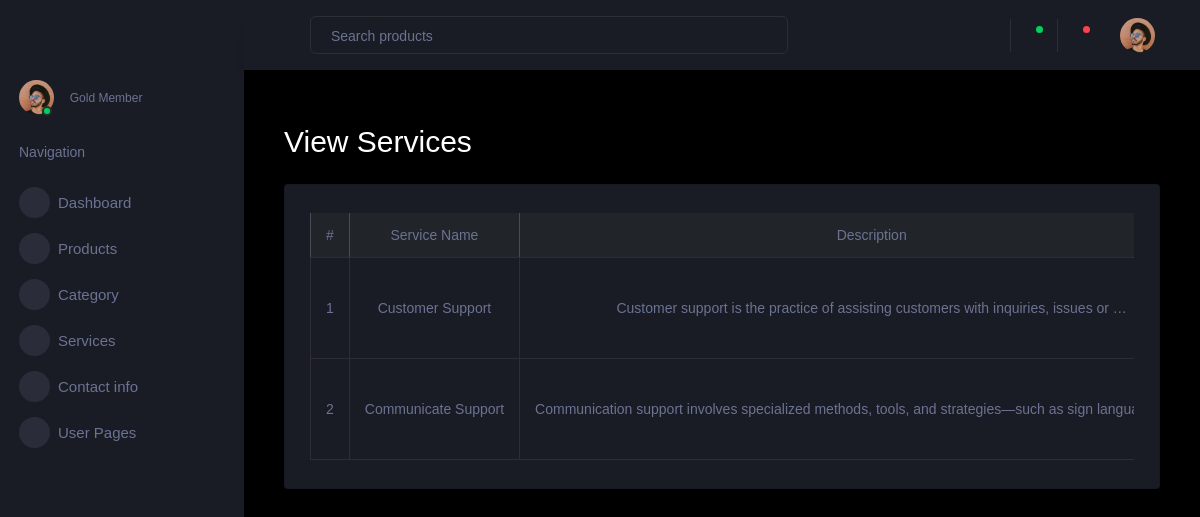
The app's page /store/view_services/, older data.
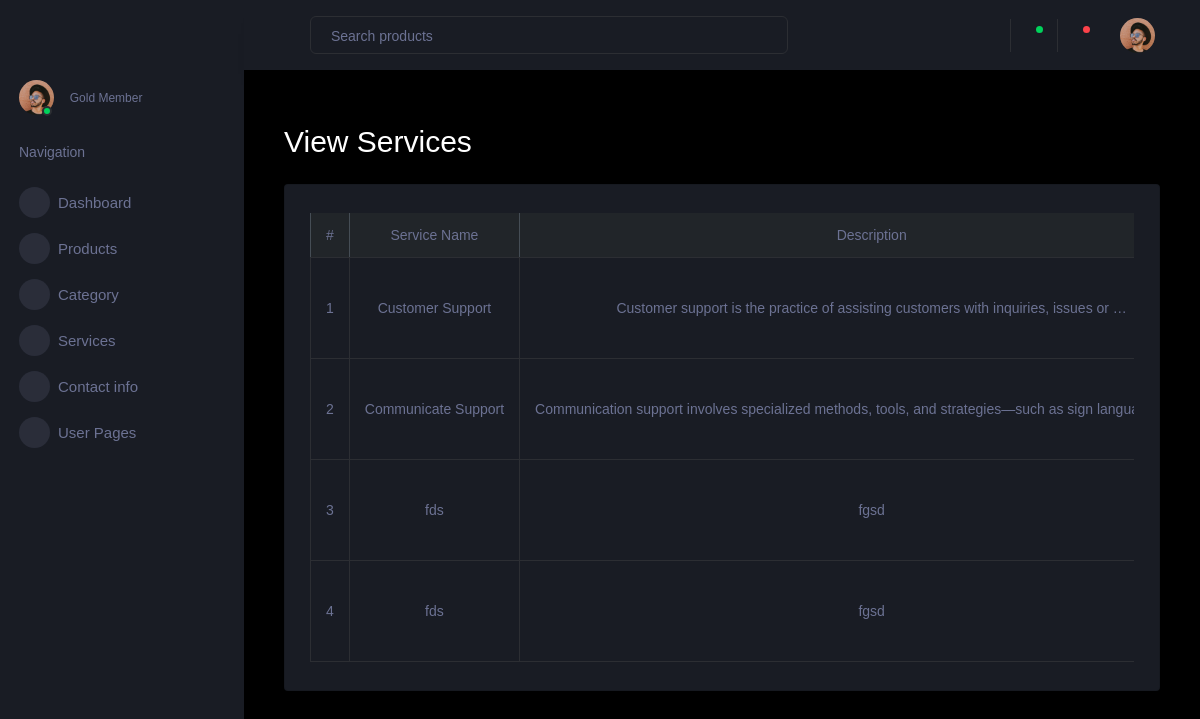
The same page, newer data.
### Adminapp/models.py (models this page shows, shortened)
class serviceDb(models.Model):
    ServiceName=models.CharField(max_length=100)
    Description=models.TextField()
    ServiceImage=models.ImageField(upload_to="services")

### Adminapp/views.py (the view)
# urls.py: path('view_services/',views.view_services,name='view_services'),
def view_services(request):
    services=serviceDb.objects.all()
    return render(request,'view_services.html',{"services":services})

### Adminapp/templates/view_services.html (shortened to what this page needs)
{% extends "dashboard.html" %}
{% block content %}
<div class="container-fluid mt-4">
    <h2 class="mb-4 fw-bold">View Services</h2>
    <div class="card shadow-sm">
        <div class="card-body">
            <div class="table-responsive">
                <table class="table table-bordered table-hover align-middle text-center">
                    <thead class="table-dark">
                        <tr>
                            <th>#</th>
                            <th>Service Name</th>
                            <th>Description</th>
                        </tr>
                    </thead>
                    <tbody>
                        {% for service in services %}
                        <tr>
                            <td>{{ forloop.counter }}</td>
                            <td class="fw-semibold">{{ service.ServiceName }}</td>
                            <td>{{ service.Description|truncatewords:12 }}</td>
                        </tr>
                        {% empty %}
                        <tr>
                            <td colspan="4" class="text-muted">No services found</td>
                        </tr>
                        {% endfor %}
                    </tbody>
                </table>
            </div>
        </div>
    </div>
</div>
{% endblock %}

### Adminapp/templates/dashboard.html (shortened to what this page needs)
{% load static %}
<!DOCTYPE html>
<html lang="en">
  <head>
    <link rel="stylesheet" href="{% static 'assets/vendors/mdi/css/materialdesignicons.min.css' %}">
    <link rel="stylesheet" href="{% static 'assets/vendors/css/vendor.bundle.base.css' %}">
    <link rel="stylesheet" href="{% static 'assets/vendors/jvectormap/jquery-jvectormap.css' %}">
    <link rel="stylesheet" href="{% static 'assets/vendors/flag-icon-css/css/flag-icon.min.css' %}">
    <link rel="stylesheet" href="{% static 'assets/vendors/owl-carousel-2/owl.carousel.min.css' %}">
    <link rel="stylesheet" href="{% static 'assets/vendors/owl-carousel-2/owl.theme.default.min.css' %}">
    <link rel="stylesheet" href="{% static 'assets/css/style.css' %}">
  </head>
  <body>
    <div class="container-scroller">
      <nav class="sidebar sidebar-offcanvas" id="sidebar">
        <ul class="nav">
          <li class="nav-item profile">
            <div class="profile-desc">
              <div class="profile-pic">
                <div class="count-indicator">
                  <img class="img-xs rounded-circle " src="{% static 'assets/images/faces/face15.jpg' %}" alt="">
                  <span class="count bg-success"></span>
                </div>
                <div class="profile-name">
                  <span>Gold Member</span>
                </div>
              </div>
              <a href="#" id="profile-dropdown" data-toggle="dropdown"><i class="mdi mdi-dots-vertical"></i></a>
            </div>
          </li>
          <li class="nav-item nav-category">
            <span class="nav-link">Navigation</span>
          </li>
          <li class="nav-item menu-items">
            <a class="nav-link" href="{% url 'admin_dashboard' %}">
              <span class="menu-icon">
                <i class="mdi mdi-speedometer"></i>
              </span>
              <span class="menu-title">Dashboard</span>
            </a>
          </li>
           <li class="nav-item menu-items">
            <a class="nav-link" data-toggle="collapse" href="#ui-basic" aria-expanded="false" aria-controls="ui-basic">
              <span class="menu-icon">
                <i class="mdi mdi-laptop"></i>
              </span>
              <span class="menu-title">Products</span>
              <i class="menu-arrow"></i>
            </a>
          </li>
          <li class="nav-item menu-items">
            <a class="nav-link" data-toggle="collapse" href="#ui-basic1" aria-expanded="false" aria-controls="ui-basic">
              <span class="menu-icon">
                <i class="mdi mdi-laptop"></i>
              </span>
              <span class="menu-title">Category</span>
              <i class="menu-arrow"></i>
            </a>
          </li>
           <li class="nav-item menu-items">
            <a class="nav-link" data-toggle="collapse" href="#ui-basic2" aria-expanded="false" aria-controls="ui-basic">
              <span class="menu-icon">
                <i class="mdi mdi-laptop"></i>
              </span>
              <span class="menu-title">Services</span>
              <i class="menu-arrow"></i>
            </a>
          </li>
          <li class="nav-item menu-items">
            <a class="nav-link" href="{% url 'contact_info' %}">
              <span class="menu-icon">
                <i class="mdi mdi-table-large"></i>
              </span>
              <span class="menu-title">Contact info</span>
            </a>
          </li>
          <li class="nav-item menu-items">
            <a class="nav-link" data-toggle="collapse" href="#auth" aria-expanded="false" aria-controls="auth">
              <span class="menu-icon">
                <i class="mdi mdi-security"></i>
              </span>
              <span class="menu-title">User Pages</span>
              <i class="menu-arrow"></i>
            </a>
          </li>
        </ul>
      </nav>
      <div class="container-fluid page-body-wrapper">
        <nav class="navbar p-0 fixed-top d-flex flex-row">
          <div class="navbar-menu-wrapper flex-grow d-flex align-items-stretch">
            <button class="navbar-toggler navbar-toggler align-self-center" type="button" data-toggle="minimize">
              <span class="mdi mdi-menu"></span>
            </button>
            <ul class="navbar-nav w-100">
              <li class="nav-item w-100">
                <form class="nav-link mt-2 mt-md-0 d-none d-lg-flex search">
                  <input type="text" class="form-control" placeholder="Search products">
                </form>
              </li>
            </ul>
            <ul class="navbar-nav navbar-nav-right">
              <li class="nav-item nav-settings d-none d-lg-block">
                <a class="nav-link" href="#">
                  <i class="mdi mdi-view-grid"></i>
                </a>
              </li>
              <li class="nav-item dropdown border-left">
                <a class="nav-link count-indicator dropdown-toggle" id="messageDropdown" href="#" data-toggle="dropdown" aria-expanded="false">
                  <i class="mdi mdi-email"></i>
                  <span class="count bg-success"></span>
                </a>
              </li>
              <li class="nav-item dropdown border-left">
                <a class="nav-link count-indicator dropdown-toggle" id="notificationDropdown" href="#" data-toggle="dropdown">
                  <i class="mdi mdi-bell"></i>
                  <span class="count bg-danger"></span>
                </a>
              </li>
              <li class="nav-item dropdown">
                <a class="nav-link" id="profileDropdown" href="#" data-toggle="dropdown">
                  <div class="navbar-profile">
                    <img class="img-xs rounded-circle" src="{% static 'assets/images/faces/face15.jpg' %}" alt="">
                    <i class="mdi mdi-menu-down d-none d-sm-block"></i>
                  </div>
                </a>
              </li>
            </ul>
          </div>
        </nav>
        <div class="main-panel">
          <div class="content-wrapper">
            {% block content %}{% endblock %}</div>
          </div>
        </div>
      </div>
  </body>
</html>

Row changes from the older to the newer data that the page shows:
added serviceDb: ServiceName "fds", Description "fgsd"
added serviceDb: ServiceName "fds", Description "fgsd"
